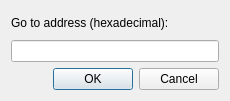
<?xml version="1.0" encoding="UTF-8"?>
<ui version="4.0">
 <class>Ripes::AddressDialog</class>
 <widget class="QDialog" name="Ripes::AddressDialog">
  <property name="geometry">
   <rect>
    <x>0</x>
    <y>0</y>
    <width>230</width>
    <height>101</height>
   </rect>
  </property>
  <property name="windowTitle">
   <string notr="true">Dialog</string>
  </property>
  <layout class="QGridLayout" name="gridLayout">
   <item row="0" column="0">
    <layout class="QVBoxLayout" name="verticalLayout">
     <item>
      <widget class="QLabel" name="label">
       <property name="text">
        <string>Go to address (hexadecimal):</string>
       </property>
      </widget>
     </item>
     <item>
      <layout class="QHBoxLayout" name="horizontalLayout">
       <item>
        <widget class="QLineEdit" name="address">
         <property name="toolTip">
          <string>Hexadecimal address, e.g. 0x10000000</string>
         </property>
        </widget>
       </item>
      </layout>
     </item>
    </layout>
   </item>
   <item row="1" column="0">
    <widget class="QDialogButtonBox" name="buttonBox">
     <property name="orientation">
      <enum>Qt::Horizontal</enum>
     </property>
     <property name="standardButtons">
      <set>QDialogButtonBox::Cancel|QDialogButtonBox::Ok</set>
     </property>
    </widget>
   </item>
  </layout>
 </widget>
 <resources/>
 <connections>
  <connection>
   <sender>buttonBox</sender>
   <signal>accepted()</signal>
   <receiver>Ripes::AddressDialog</receiver>
   <slot>accept()</slot>
   <hints>
    <hint type="sourcelabel">
     <x>248</x>
     <y>254</y>
    </hint>
    <hint type="destinationlabel">
     <x>157</x>
     <y>274</y>
    </hint>
   </hints>
  </connection>
  <connection>
   <sender>buttonBox</sender>
   <signal>rejected()</signal>
   <receiver>Ripes::AddressDialog</receiver>
   <slot>reject()</slot>
   <hints>
    <hint type="sourcelabel">
     <x>316</x>
     <y>260</y>
    </hint>
    <hint type="destinationlabel">
     <x>286</x>
     <y>274</y>
    </hint>
   </hints>
  </connection>
 </connections>
</ui>
